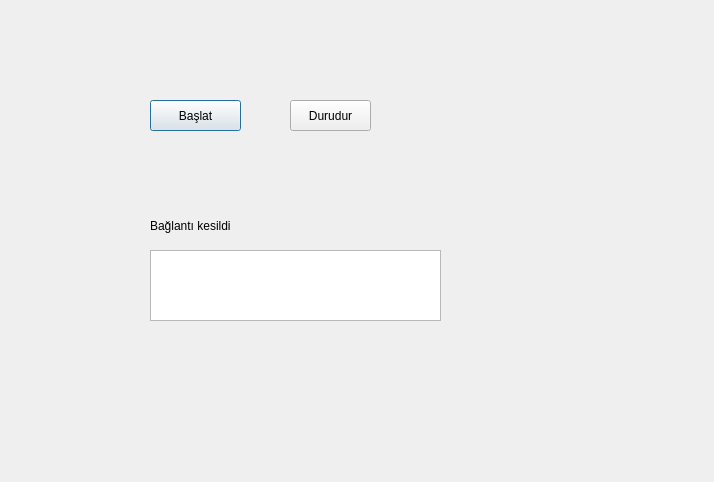
<?xml version="1.0" encoding="UTF-8"?>
<ui version="4.0">
 <class>Dialog</class>
 <widget class="QDialog" name="Dialog">
  <property name="geometry">
   <rect>
    <x>0</x>
    <y>0</y>
    <width>714</width>
    <height>482</height>
   </rect>
  </property>
  <property name="windowTitle">
   <string>Dialog</string>
  </property>
  <widget class="QDialogButtonBox" name="buttonBox">
   <property name="geometry">
    <rect>
     <x>330</x>
     <y>410</y>
     <width>201</width>
     <height>24</height>
    </rect>
   </property>
   <property name="standardButtons">
    <set>QDialogButtonBox::NoButton</set>
   </property>
  </widget>
  <widget class="QStackedWidget" name="stackedWidget">
   <property name="geometry">
    <rect>
     <x>130</x>
     <y>40</y>
     <width>451</width>
     <height>311</height>
    </rect>
   </property>
   <property name="currentIndex">
    <number>1</number>
   </property>
   <widget class="QWidget" name="pageOne">
    <widget class="QWidget" name="layoutWidget_2">
     <property name="geometry">
      <rect>
       <x>31</x>
       <y>61</y>
       <width>351</width>
       <height>171</height>
      </rect>
     </property>
     <layout class="QVBoxLayout" name="verticalLayout_One">
      <item>
       <layout class="QVBoxLayout" name="verticalLayout_One_1">
        <item>
         <widget class="QLabel" name="labelWelcome">
          <property name="text">
           <string>Welcome Write Messege</string>
          </property>
         </widget>
        </item>
        <item>
         <widget class="QLineEdit" name="txtMessageInput">
          <property name="text">
           <string>Welcome Chat Server</string>
          </property>
         </widget>
        </item>
       </layout>
      </item>
      <item>
       <spacer name="veritalSpacer">
        <property name="orientation">
         <enum>Qt::Vertical</enum>
        </property>
        <property name="sizeHint" stdset="0">
         <size>
          <width>20</width>
          <height>48</height>
         </size>
        </property>
       </spacer>
      </item>
      <item>
       <layout class="QVBoxLayout" name="verticalLayout_8">
        <item>
         <widget class="QLabel" name="labelPort">
          <property name="text">
           <string>Selection Port Number</string>
          </property>
         </widget>
        </item>
        <item>
         <widget class="QSpinBox" name="spinBoxPort">
          <property name="minimum">
           <number>2000</number>
          </property>
          <property name="maximum">
           <number>65535</number>
          </property>
          <property name="value">
           <number>2999</number>
          </property>
         </widget>
        </item>
       </layout>
      </item>
     </layout>
    </widget>
   </widget>
   <widget class="QWidget" name="pageTwo">
    <widget class="QLabel" name="lblStatusInfo">
     <property name="geometry">
      <rect>
       <x>20</x>
       <y>170</y>
       <width>261</width>
       <height>31</height>
      </rect>
     </property>
     <property name="text">
      <string>Bağlantı kesildi</string>
     </property>
    </widget>
    <widget class="QPushButton" name="btnStartAction">
     <property name="geometry">
      <rect>
       <x>20</x>
       <y>60</y>
       <width>91</width>
       <height>31</height>
      </rect>
     </property>
     <property name="text">
      <string>Başlat</string>
     </property>
    </widget>
    <widget class="QPushButton" name="btnStopAction">
     <property name="geometry">
      <rect>
       <x>160</x>
       <y>60</y>
       <width>81</width>
       <height>31</height>
      </rect>
     </property>
     <property name="text">
      <string>Durudur</string>
     </property>
    </widget>
    <widget class="QTextEdit" name="textEditServerMsg">
     <property name="geometry">
      <rect>
       <x>20</x>
       <y>210</y>
       <width>291</width>
       <height>71</height>
      </rect>
     </property>
    </widget>
   </widget>
  </widget>
 </widget>
 <resources/>
 <connections/>
</ui>
